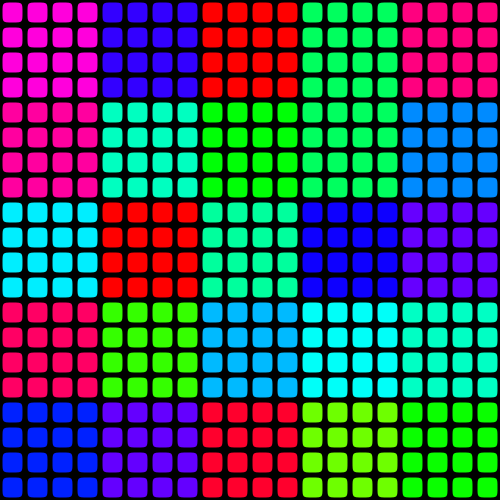
Frame 1 (no input)
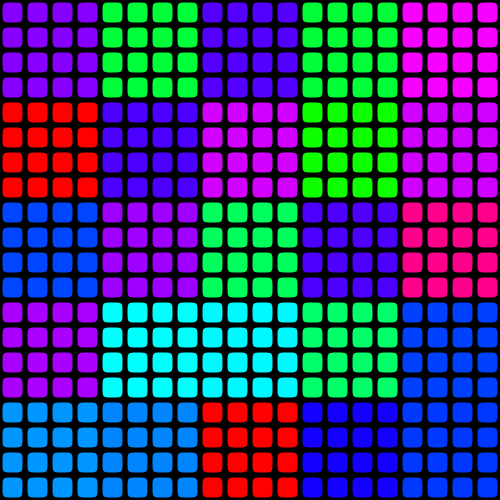
Frame 60 (the mouse pressed at the canvas centre just before this capture)
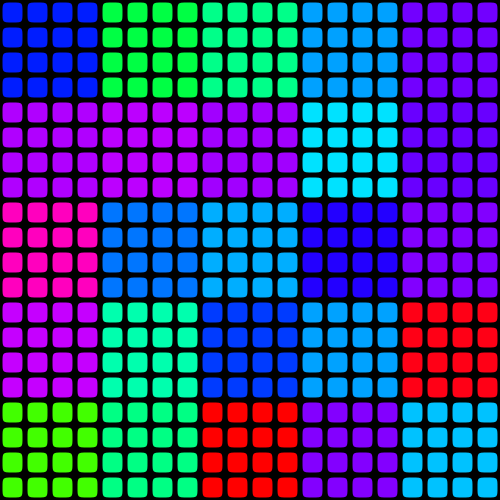
Frame 120 (the mouse held since frame 60 and released just before this capture)

The Processing sketch that drew these frames (run headless with seeded random() and noise(); from frame 60 on, the mouse is pressed at the canvas centre):

// Processing sketch: processing_59248
// ── processing_59248.pde

float culr;
float moveZ;
int fix =100;
int factor =1;

void setup() {
  size(500, 500);
  background(0);
  colorMode(HSB);
  frameRate(60);
}

void draw() {
  // translate(width/2,height/2);

  background(0);
  for (int x = 0; x < width; x = x + 25) {
    for (int y = 0; y < height; y = y + 25) {

      culr = noise(x/(1*fix*factor), y/(1*fix*factor), moveZ)*360;
      fill(culr, 360, 360);

      // rect(x+2.5,y+2.5,20,20);
      roundedRect(x+2.5, y+2.5, 20, 20, 10, 10);

      print(fix);
      print("~~");
      println(factor);
    }
  }

  moveZ+=0.01;
}


void roundedRect(float x, float y, float w, float h, float rx, float ry) { //Code adapted from "cefnhoile", heres the link: https://forum.processing.org/topic/rounded-rectangle . 
  noStroke();
  smooth();
  beginShape();
  vertex(x, y+ry); //top of left side 
  bezierVertex(x, y, x, y, x+rx, y); //top left corner

  vertex(x+w-rx, y); //right of top side 
  bezierVertex(x+w, y, x+w, y, x+w, y+ry); //top right corner

  vertex(x+w, y+h-ry); //bottom of right side
  bezierVertex(x+w, y+h, x+w, y+h, x+w-rx, y+h); //bottom right corner

  vertex(x+rx, y+h); //left of bottom side
  bezierVertex(x, y+h, x, y+h, x, y+h-ry); //bottom left corner

  endShape(CLOSE);
} 


void mousePressed() {
  if (mousePressed && mouseX>=480 && mouseY>=460 && mouseY<480) {
    fix *=10;
  }
  if (mousePressed && mouseX>=480 && mouseY>=480 && fix !=1) {
    fix /=10;
  }

   if (mousePressed && mouseX<=20 && mouseY>=460 && mouseY<480) {
    factor +=1;
  }
  if (mousePressed && mouseX<=20 && mouseY>=480 && factor !=1) {
    factor -=1;
  }
}
